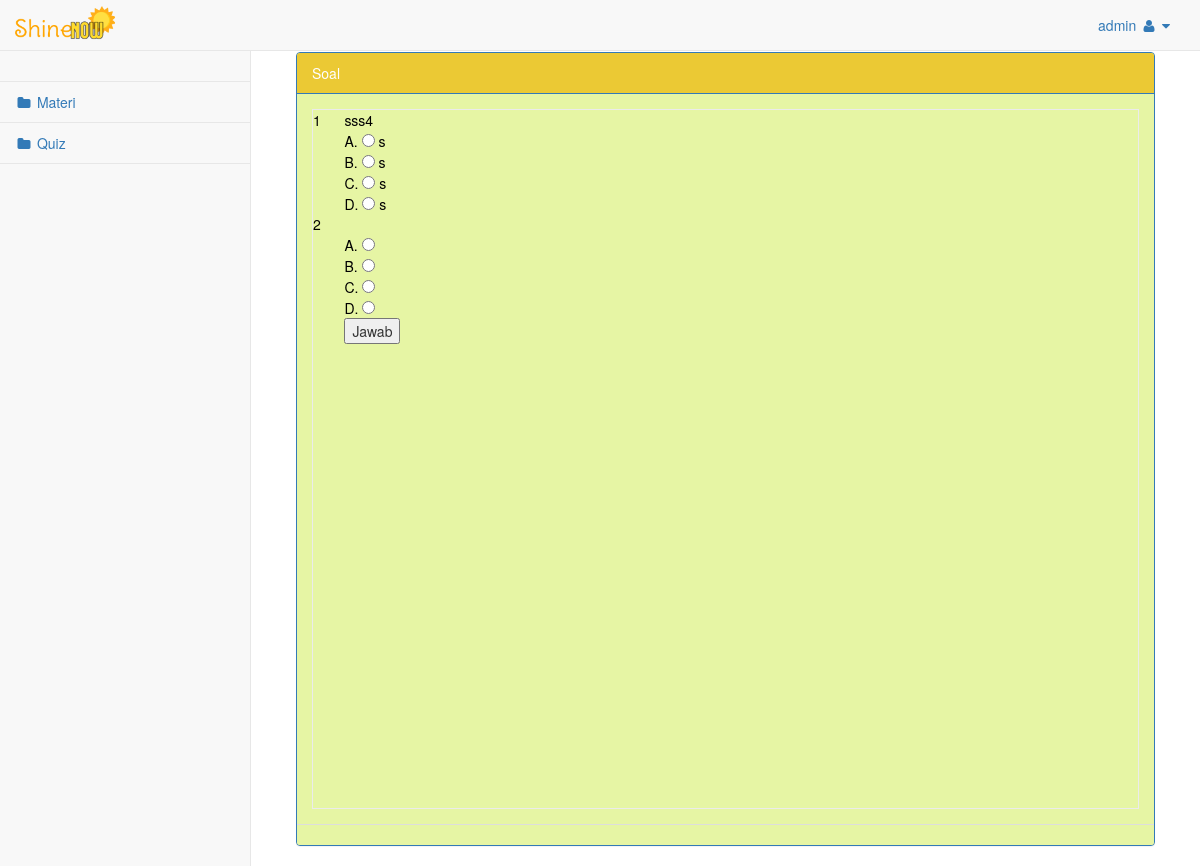
Screenshot of /media.php?hal=soal (signed in) with the database file from the repository.
### tables this page shows
CREATE TABLE `tbl_soal` (
  `id_soal` int(5) NOT NULL AUTO_INCREMENT,
  `soal` text NOT NULL,
  `a` varchar(30) NOT NULL,
  `b` varchar(30) NOT NULL,
  `c` varchar(30) NOT NULL,
  `d` varchar(30) NOT NULL,
  `knc_jawaban` varchar(30) NOT NULL,
  `gambar` varchar(100) NOT NULL,
  `tanggal` date NOT NULL,
  `aktif` enum('Y','N') NOT NULL DEFAULT 'Y',
  `topik` varchar(255) DEFAULT NULL,
  PRIMARY KEY (`id_soal`)
);

### soal.php (the view, shortened to what this page needs)
  <div id="page-wrapper">
            <div class="container-fluid">
                <div class="row">
                    <div class="col-lg-12">
                    </div>
                </div>
                <div class="row">
                    <div class="col-lg-12">
                    <div class="panel panel-primary" style="background-color: #e6f5a4">
                        <div class="panel-heading" style="background-color: #ebc934;">
                           Soal
                        </div>
                        <div class="panel-body">
<?php
if (empty($_SESSION[username]) AND empty($_SESSION[passuser])){
  echo "<link href='style.css' rel='stylesheet' type='text/css'>
 <center>Untuk mengakses modul, Anda harus login <br>";
  echo "<a href=index.php><b>LOGIN</b></a></center>";
}
else{
		$cek=mysqli_num_rows(mysqli_query($con,"SELECT id_user FROM tbl_nilai WHERE id_user='$_SESSION[iduser]'"));
		if ($cek > 10) {
			      $tampil = mysqli_query($con,"SELECT * FROM tbl_nilai WHERE id_user='$_SESSION[iduser]'");
					$t=mysqli_fetch_array($tampil);
					$username=  ucwords($_SESSION['username']);;
		echo "<h3 style='border:0';><u>$username</u> Sudah Mengerjakan Tes</h3>";
		 echo "<br><br><br><div align='center'>
		 <table><tr><th colspan=3>Hasil Tes Anda</th></tr>
		 <tr><td>Jumlah Jawaban Benar</td><td> : $t[benar]</td>";
		 $qry=mysqli_query("SELECT nilai_min FROM tbl_pengaturan_ujian");
		 $hasil=mysqli_fetch_array($qry);
		 $cek= $hasil['nilai_min'];
		 if ($t[score] >= $cek) {
		 	echo "<td rowspan='4'><h1>Lulus</h1></td></tr>";
		 }else {
		 	echo "<td rowspan='4'><h1>Gagal</h1></td></tr>";
		 }
	  echo "
		 <tr><td>Jumlah Jawaban Salah</td><td> : $t[salah]</td></tr>
		 <tr><td>Jumlah Jawaban Kosong</td><td>: $t[kosong]</td></tr>
		 <tr><td><b>Nilai anda</td><td>: $t[score]</b></td></tr></table></div>";
		}
		else {
		echo "<div style='width:100%; border: 1px solid #EBEBEB; overflow:scroll;height:700px;'>";
 		echo '<table width="100%" border="0">';
		include "config/koneksi.php";
		$hasil=mysqli_query($con,"select * from tbl_soal Where topik='$_SESSION[topik]' ORDER BY RAND ()");
		$urut=0;
		while($row =mysqli_fetch_array($hasil))
		{
			$id=$row["id_soal"];
			$pertanyaan=$row["soal"];
			$pilihan_a=$row["a"];
			$pilihan_b=$row["b"];
			$pilihan_c=$row["c"];
			$pilihan_d=$row["d"];
			?>
			<form name="form1" method="post" action="?hal=jawaban">
			<tr>
			  	<td width="17"><font color="#000000"><?php echo $urut=$urut+1; ?></font></td>
			  	<td width="430"><font color="#000000"><?php echo "$pertanyaan"; ?></font></td>
			</tr>
			<tr>
			  	<td height="21"><font color="#000000">&nbsp;</font></td>
		  	  <td><font color="#000000">
	  	     A.  <input name="pilihan[<?php echo $id; ?>]" type="radio" value="A">
	  	      <?php echo "$pilihan_a";?></font> </td>
			</tr>
			<tr>
			  	<td><font color="#000000">&nbsp;</font></td>
		  	  <td><font color="#000000">
	  	     B. <input name="pilihan[<?php echo $id; ?>]" type="radio" value="B">
	  	      <?php echo "$pilihan_b";?></font> </td>
			</tr>
			<tr>
			  	<td><font color="#000000">&nbsp;</font></td>
		  	  <td><font color="#000000">
	  	    C.  <input name="pilihan[<?php echo $id; ?>]" type="radio" value="C">
	  	      <?php echo "$pilihan_c";?></font> </td>
			</tr>
			<tr>
				<td><font color="#000000">&nbsp;</font></td>
		  	  <td><font color="#000000">
	  	    D.   <input name="pilihan[<?php echo $id; ?>]" type="radio" value="D">
	  	      <?php echo "$pilihan_d";?></font> </td>
            </tr>
		<?php
		}
		?>
        	<tr>
				<td>&nbsp;</td>
			  	<td><input type="submit" name="submit" value="Jawab" onclick="return confirm('Apakah Anda yakin dengan jawaban Anda?')"></td>
            </tr>
			</table>
</div>
	<?php } } ?>
 </div>
                        <div class="panel-footer" style="background-color: #e6f5a4;">
                        </div>
                    </div>
                    </div>
                </div>
            </div>
        </div>

### rows the page displays
tbl_soal: soal "sss4", a "s", b "s", c "s", d "s"
tbl_soal: urut "2"

### other values shown
$_SESSION[username] "admin"
